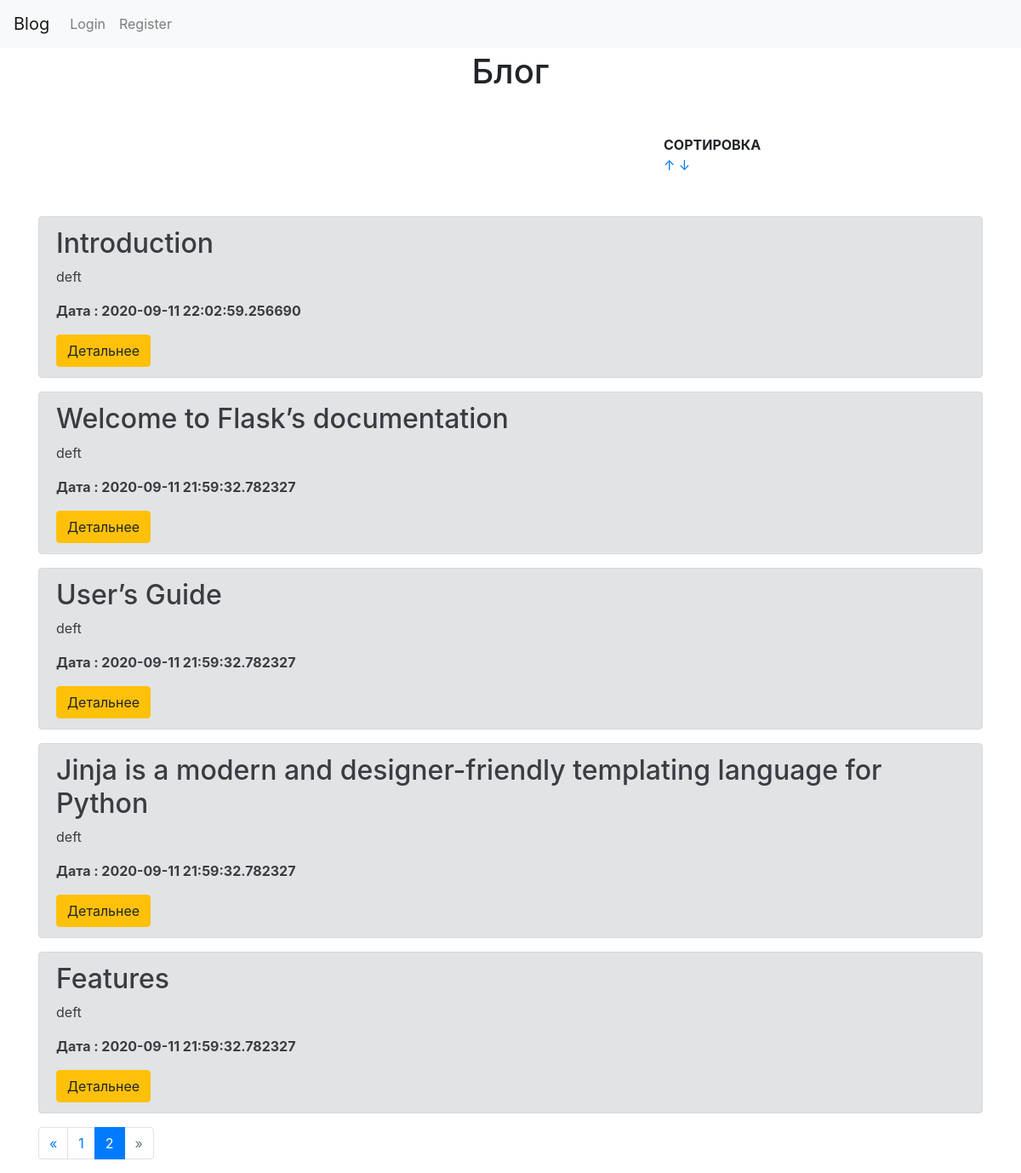
Screenshot of /?page=2 with the database file from the repository.
### app.py (models this page shows, shortened)
class Article(db.Model):
    id=db.Column(db.Integer,primary_key=True)
    Authors=db.Column(db.String(50), nullable = False)
    Header=db.Column(db.String(300), nullable = False)
    content = db.Column(db.String(1500), nullable = False)
    img1=db.Column(db.String(248), nullable=True)
    creationData=db.Column(db.DateTime,default=datetime.now())
    tagi= db.relationship('Tag',backref='tags',lazy='dynamic')

### app.py (the view)
@app.route('/')
def index():
    sort = request.args.get('sort')
    page=request.args.get('page')
    articles = Article.query.order_by(Article.creationData.desc())
    if sort is not None:
        if sort == '1':
            articles = Article.query.order_by(Article.creationData)
        elif sort == '2':
            articles = Article.query.order_by(Article.creationData.desc())
    if page and page.isdigit():
        page=int(page)
    else:
        page=1
    pages=articles.paginate(page=page,per_page=10)
    return render_template('index.html',articles=articles,pages =pages)

### templates/index.html (shortened to what this page needs)
        {% extends "base.html" %}
        {% block content %}
    <div class="container">
        <h1 class="text-center mt-1"> Блог </h1>
            </div>
    <div class="row" style= margin-top:50px;margin-left:315px>
        <div class="col-md-2 offset-md-6">
            <span><b>СОРТИРОВКА</b></span>
            <a href="/?sort=1">&uarr;</a>
            <a href="/?sort=2">&darr;</a>
        </div>
</div>
<div class="container mt-5">
    {%for art in pages.items%}
    <div class="alert alert-secondary">
        <h2>{{art.Header}}</h2>
        <p>{{ art.Authors}}</p>
        <p><b>Дата : {{art.creationData}}</b></p>
        <a href="/show?id={{ art.id }}"class="btn btn-warning"> Детальнее </a>
    </div>
    {%endfor%}
            <nav aria-label="...">
                <ul class="pagination">
                  <li {%if not pages.prev_num%} class="page-item disabled" {%else%} class="page-item " {%endif%}>
                    <a class="page-link" href='./?page={{pages.prev_num}}' tabindex="-1">«</a>
                  </li>
                  {%for page in pages.iter_pages() %}
                  {%if  page==pages.page%} <li class="page-item active">{%endif%}
                      {%if page %}
                    <a class="page-link" href="./?page={{page}}">{{page}} <span class="sr-only">(current)</span></a>
                  </li>
                  {%else%}
                  <li class="page-item disabled"><a class="page-link" href="">...</a></li>
                  {%endif%}
                  {% endfor %}
                  <li {%if not pages.next_num%} class="page-item disabled" {%else%} class="page-item " {%endif%}>
                      <a class="page-link" href="./?page={{pages.next_num}}">»</a>
                  </li>
              </ul>
              </nav>        </div>
{% endblock %}

### rows the page displays
Article: Header "Introduction", Authors "deft", creationData "2020-09-11 22:02:59.256690"
Article: Header "Welcome to Flask’s documentation", Authors "deft", creationData "2020-09-11 21:59:32.782327"
Article: Header "User’s Guide", Authors "deft", creationData "2020-09-11 21:59:32.782327"
Article: Header "Jinja is a modern and designer-friendly templating language for Python", Authors "deft", creationData "2020-09-11 21:59:32.782327"
Article: Header "Features", Authors "deft", creationData "2020-09-11 21:59:32.782327"

### other values shown
{{ page }} "1" "2"
